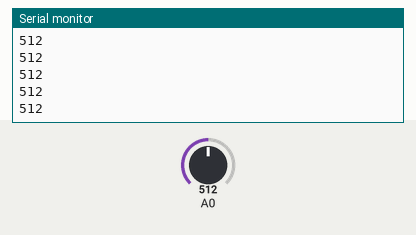
The sketch below on a simulated Arduino Uno, built with avr-gcc and run on an emulated ATmega328P. Parts: the last lines printed to the serial monitor. The test bench sets the inputs (shaded band); at power-on: A0 = 512.

Above: at 1.2 s.
1.3 s: A0 set to 716
At 1.9 s:
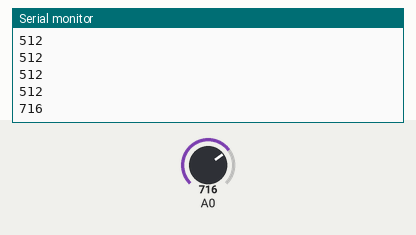
2.8 s: A0 set to 900
At 2.82 s:
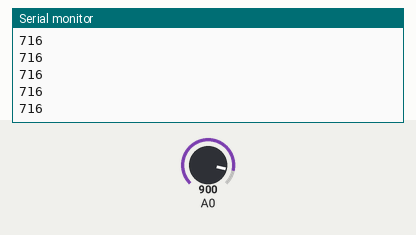
Timing chart, 0 to 5.8 s (numbered marks = the images above; inputs shaded):
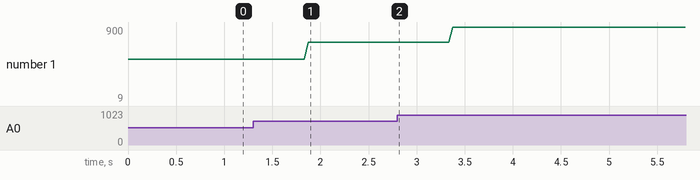

The sketch:

exerc01.ino
```cpp
int potenciometro;

void setup() {
  // put your setup code here, to run once:
  Serial.begin(1200);
}

void loop() {
  // put your main code here, to run repeatedly:
  potenciometro = analogRead(A0);
  Serial.println(potenciometro);
}
```

Measured:
- after the input at 1.3 s, the serial monitor: prints a new line after 0.58 s (image 1)
- plotted number 1: 512 → 716 after the input at 1.3 s, 716 → 9 after the input at 2.8 s
